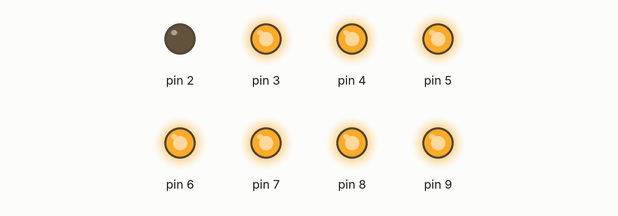
Simulated run of this sketch. Board: Arduino Uno, built with avr-gcc and run on an emulated ATmega328P. On the bench: output pins drawn as LEDs (lit = HIGH).

Above: at 0.17 s.
At 5.14 s:
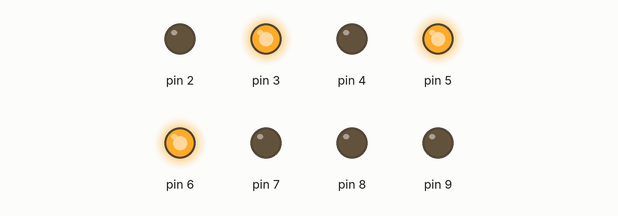
At 10.07 s:
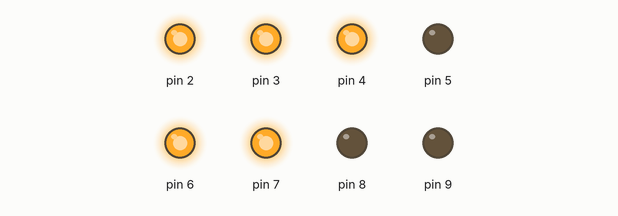
At 19.93 s:
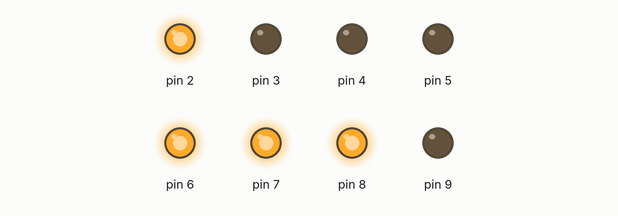
At 29.8 s:
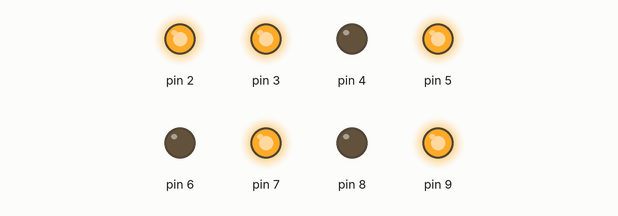
At 39.83 s:
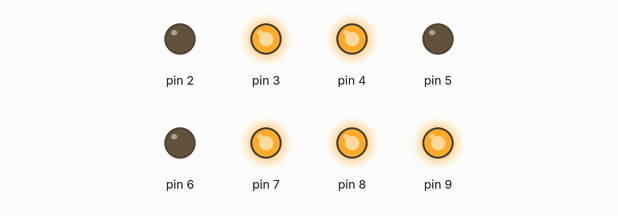
Timing chart, 0 to 40.0 s (numbered marks = the images above):
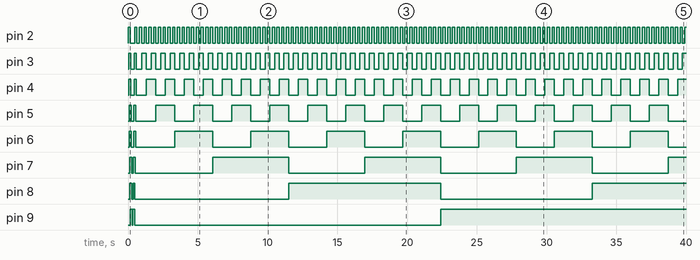

Measured:
- by itself, pin 2: goes HIGH 0.14 s, LOW 0.32 s, 116 × (HIGH 0.14 s, LOW 0.19 s), then HIGH
- by itself, pin 3: goes HIGH 0.14 s, LOW 0.28 s, HIGH 0.14 s, 57 × (LOW 0.38 s, HIGH 0.34 s), LOW 0.34 s, then HIGH
- by itself, pin 4: goes HIGH 0.14 s, LOW 0.24 s, HIGH 0.14 s, 28 × (LOW 0.74 s, HIGH 0.68 s), LOW 0.68 s, then HIGH
- by itself, pin 5: goes HIGH 0.14 s, LOW 0.20 s, HIGH 0.14 s, 14 × (LOW 1.4 s, HIGH 1.4 s), then LOW
- by itself, pin 6: goes HIGH 0.14 s, LOW 0.16 s, HIGH 0.14 s, 7 × (LOW 2.8 s, HIGH 2.7 s), then LOW
- by itself, pin 7: goes HIGH 0.14 s, LOW 0.12 s, HIGH 0.14 s, 3 × (LOW 5.6 s, HIGH 5.4 s), LOW 5.4 s, then HIGH
- by itself, pin 8: goes HIGH 0.14 s, LOW 0.08 s, HIGH 0.14 s, LOW 11.0 s, HIGH 10.9 s, LOW 10.9 s, then HIGH
- by itself, pin 9: goes HIGH 0.14 s, LOW 0.04 s, HIGH 0.14 s, LOW 21.9 s, then HIGH

The sketch:

counterBinario.ino
```cpp
void setup() {

  for (int i=2; i<10; i ++){
    pinMode(i,OUTPUT);
  }

  pinMode(10,INPUT);
}

void loop() {
//ANIMAZIONE
  for (int i=2; i<10; i ++){
    delay(20);
    digitalWrite(i, HIGH); // 5v
  }

  for (int i=2; i<10; i ++){
    digitalWrite(i, LOW);
    delay(20);
  }

  for (int i=9; i>1; i --){
    delay(20);
    digitalWrite(i, HIGH);
  }

  for (int i=9; i>1; i --){
    digitalWrite(i, LOW);
    delay(20);
  }

//COUNTER BINARIO

  for(byte i=0;i<255;i++)
   {

    byte a=i%2;
    byte b=i/2 %2;
    byte c=i/4 %2;
    byte d=i/8 %2;
    byte e=i/16 %2;
    byte f=i/32 %2;
    byte g=i/64 %2;
    byte h=i/128 %2;

    digitalWrite(2,a);
    digitalWrite(3,b);
    digitalWrite(4,c);
    digitalWrite(5,d);
    digitalWrite(6,e);
    digitalWrite(7,f);
    digitalWrite(8,g);
    digitalWrite(9,h);

    delay(170);
  }
}

//======mibbbbbn======//
```
